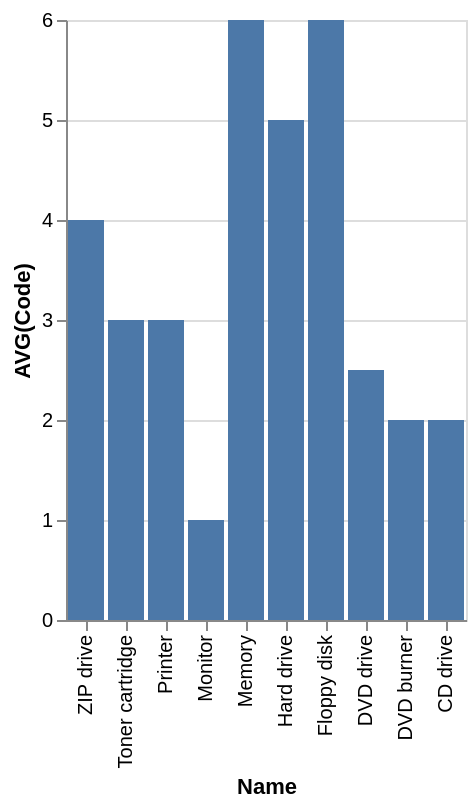

Write the Vega-Lite specification saved for this chart.
### Vega-Lite specification from a JSON file in a GitHub repository (floating-point values rounded to 4 significant figures)
{"data": {"values": [{"x_data": "ZIP drive", "y_data": 4}, {"x_data": "Toner cartridge", "y_data": 3}, {"x_data": "Printer", "y_data": 3}, {"x_data": "Monitor", "y_data": 1}, {"x_data": "Memory", "y_data": 6}, {"x_data": "Hard drive", "y_data": 5}, {"x_data": "Floppy disk", "y_data": 6}, {"x_data": "DVD drive", "y_data": 2.5}, {"x_data": "DVD burner", "y_data": 2}, {"x_data": "CD drive", "y_data": 2}]}, "mark": "bar", "encoding": {"x": {"field": "x_data", "type": "nominal", "title": "Name", "sort": "descending"}, "y": {"field": "y_data", "type": "quantitative", "title": "AVG(Code)"}}}
